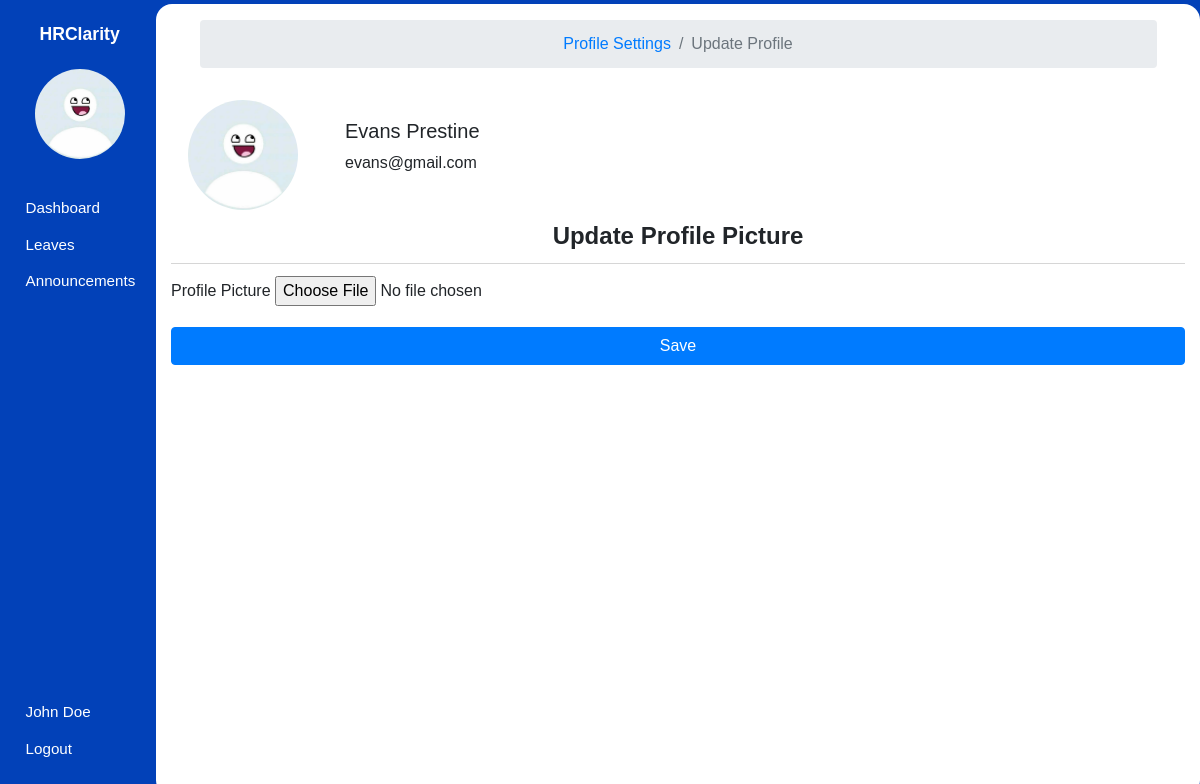
/user/update_profile/1 (signed in), run on the app's committed database.
### hrms/models.py (models this page shows, shortened)
class User(db.Model, UserMixin):
    id = db.Column(db.Integer, primary_key=True)
    first_name = db.Column(db.String(80), nullable=False)
    last_name = db.Column(db.String(120), nullable=False)
    dob = db.Column(db.Date, nullable=False)
    gender = db.Column(db.String(7), nullable=False)
    email_address = db.Column(db.String(120), nullable=False)
    phone_number = db.Column(db.String(20), nullable=False)
    national_id = db.Column(db.Integer, nullable=False)
    user_level = db.Column(db.Integer, nullable=False, default=1)
    user_type = db.Column(db.String(10), nullable=False, default='employee')
    password = db.Column(db.String(60), nullable=False)
    image_file = db.Column(db.String(20), nullable=False, default='default.jpg')
    leaves = db.relationship('Leave')
    occupation_id = db.Column(db.Integer, db.ForeignKey('occupation.id'), nullable=False)

### hrms/users/routes.py (the view, shortened to what this page needs)
@user.route('/user/update_profile/<int:employee_id>', methods=['GET', 'POST'])
def update_profile(employee_id):
    employee = User.query.get_or_404(employee_id)
    profile_picture = get_profile_picture(employee_id=employee_id)
    form = UpdateProfilePictureForm()
    return render_template('update_profile.html', page_title='Update Profile', form=form, profile_picture=profile_picture, user=employee)

### hrms/users/forms.py
class UpdateProfilePictureForm(FlaskForm):
    profile_picture = FileField('Profile Picture', validators=[FileAllowed(['jpg', 'png'])])
    submit = SubmitField('Save', render_kw={"class":"btn btn-primary btn-block"})

### hrms/models.py (called while the page is built)
@login_manager.user_loader
def load_user(user_id):
    user = User.query.filter_by(id=user_id).first()
    return user

### hrms/users/routes.py (called while the page is built)
def get_profile_picture(employee_id):
    user = User.query.get_or_404(employee_id)
    profile_picture = url_for('static', filename='images/profile_pictures/' + user.image_file)
    return profile_picture

### hrms/templates/update_profile.html (shortened to what this page needs)
{% extends "main_layout.html" %} {% block body %}
<section class="app">
  {% include "aside.html" %}
  <main>
    <div class="main_container container-fluid login">
      <div class="body">
        <nav aria-label="breadcrumb" class="row justify-content-center mt-3 mb-3">
            <ol class="breadcrumb col col-lg-11 d-flex justify-content-center">
                <li class="breadcrumb-item"><a href="{{ url_for('user.profile_settings', employee_id=current_user.id) }}">Profile Settings</a></li>
                <li class="breadcrumb-item active" aria-current="page">Update Profile</li>
            </ol>
        </nav>
        <div class="row">
            <div class="col col-lg-2 text-center">
                <img class="rounded-circle" src="{{ profile_picture }}" alt="User's Picture" width="110" height="110">
            </div>
            <div class="col col-lg-10 d-flex flex-column justify-content-center">
                <h5>{{ current_user.first_name }} {{ current_user.last_name }}</h5>
                <p>{{ current_user.email_address }}</p>
            </div>
        </div>
        <form action="" method="post" enctype="multipart/form-data">
            <h1>Update Profile Picture</h1>
            <div class="form-group">
                {{ form.profile_picture.label }}
                {{ form.profile_picture }}
            </div>
            <div class="row">
                <div class="col">{{ form.submit }}</div>
            </div>
        </form>
      </div>
    </div>
  </main>
</section>
{% endblock body %}

### hrms/templates/aside.html (shortened to what this page needs)
<aside>
  <h1 class="mt-3">HRClarity</h1>
  <div class="container text-center mt-4">
    <img src="{{ url_for('static', filename='images/profile_pictures/' ~ current_user.image_file ) }}" alt="Employee" class="rounded-circle" width="90" height="90" />
  </div>
  <div class="links">
    <ul>
      {% if current_user.user_level == 1 %}
        <li>
            <a href="{{ url_for('employee.employee_dashboard') }}">
                <span class="icon icon-home"></span>
                <span>Dashboard</span>
            </a>
        </li>
        <li>
            <a href="{{ url_for('leaves.employee_view_leaves') }}">
                <span class="icon icon-car"></span>
                <span>Leaves</span>
            </a>
        </li>
        <li>
            <a href="{{ url_for('announcements.employee_view_announcements') }}">
                <span class="icon icon-speaker"></span>
                <span>Announcements</span>
            </a>
        </li>
      {% endif %}
    </ul>
    <ul>
      <li>
        <a href="{{ url_for('user.profile_settings', employee_id=current_user.id) }}">
            <span class="icon icon-user"></span>
            <span>{{ user.first_name }} {{ user.last_name }}</span>
        </a>
      </li>
      <li>
        <a href="{{ url_for('user.logout') }}">
            <span class="icon icon-power-off"></span>
            <span>Logout</span>
        </a>
      </li>
    </ul>
  </div>
</aside>

### hrms/static/css/icomoon.css (style rules this page uses)
[class^="icon-"], [class*=" icon-"] { font-family: 'icomoon' !important; speak: none; font-style: normal; font-weight: normal; font-variant: normal; text-transform: none; line-height: 1; -webkit-font-smoothing: antialiased; -moz-osx-font-smoothing: grayscale; }
.icon-user:before { content: "\f007"; }
.icon-power-off:before { content: "\f011"; }
.icon-home:before { content: "\f015"; }
.icon-car:before { content: "\f1b9"; }
.icon-speaker:before { content: "\e32d"; }

### hrms/static/css/styles.css (style rules this page uses)
* { font-family: sans-serif, Arial, Helvetica; padding: 0; margin: 0; }
form h1 { border-bottom: 1px solid rgb(214, 214, 214); font-size: 1.5em; font-weight: bold; text-align: center; padding: 0.5em 0; margin: 0 0 0.5em; }
nav, nav .container, nav .container ul { display: flex; align-items: center; }
.app { background: #0241b8; height: 100vh; display: flex; align-items: center; }
.app aside { width: 13%; height: 100%; padding: 0.5em 0 0.2em 0.2em; color: #fff; }
.app aside h1 { font-size: 1.1em; font-weight: bold; text-align: center; }
.app aside .links ul { list-style: none; }
.app aside .links ul li { margin: 0.1em 0; padding: 6px; }
.app aside .links ul li a { text-decoration: none; color: #ffffff; display: flex; align-items: center; }
.app aside .links ul:nth-of-type(1) { margin: 2em 0; }
.app aside .links ul:nth-of-type(2) { position: absolute; bottom: 1em; }
.app aside .links .icon { margin: 0 0.3em 0 0; }
.app aside .links a span:nth-of-type(2), .app aside .links .icon { font-size: 0.95em; }
.app main { width: 87%; height: 99vh; overflow-y: auto; z-index: 5; }
.app main .main_container { border-radius: 16px; background: #fff; padding-bottom: 12px; height: 100%; overflow: auto; }

### data on the page
User: image_file (placeholder picture), first_name "Evans", last_name "Prestine", email_address "evans@gmail.com"
User: first_name "John", last_name "Doe"
